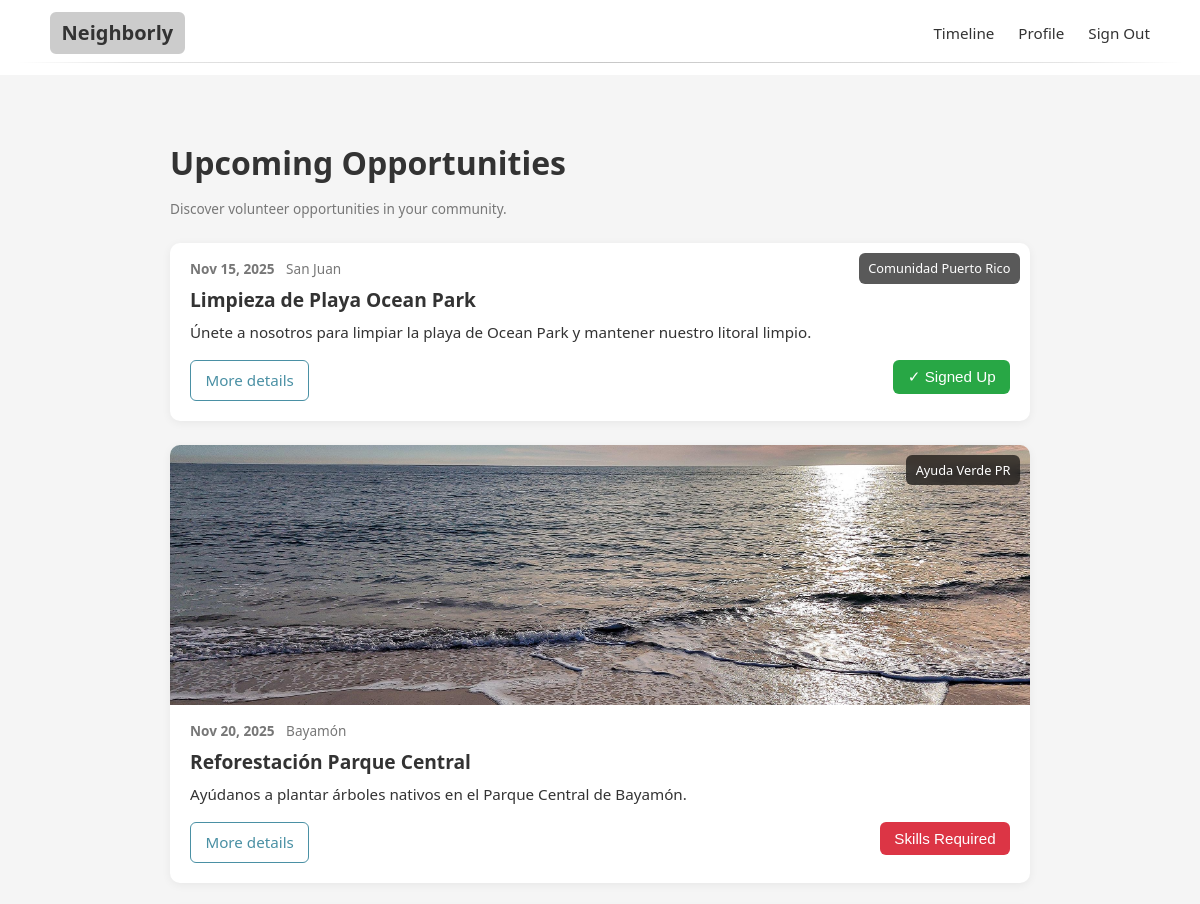
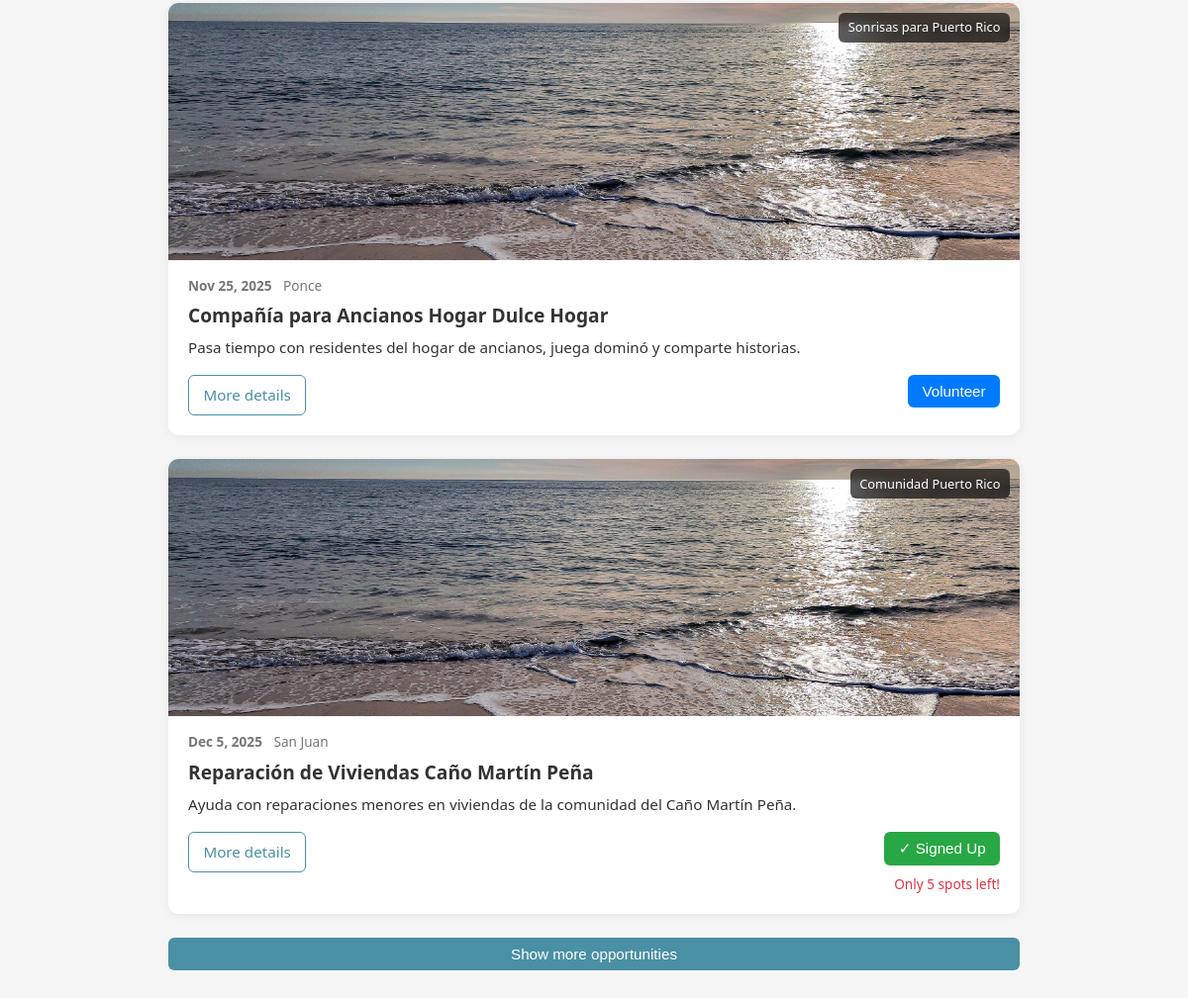
The app's page /pages/timeline.php (signed in), older data (2 pictures, top to bottom).
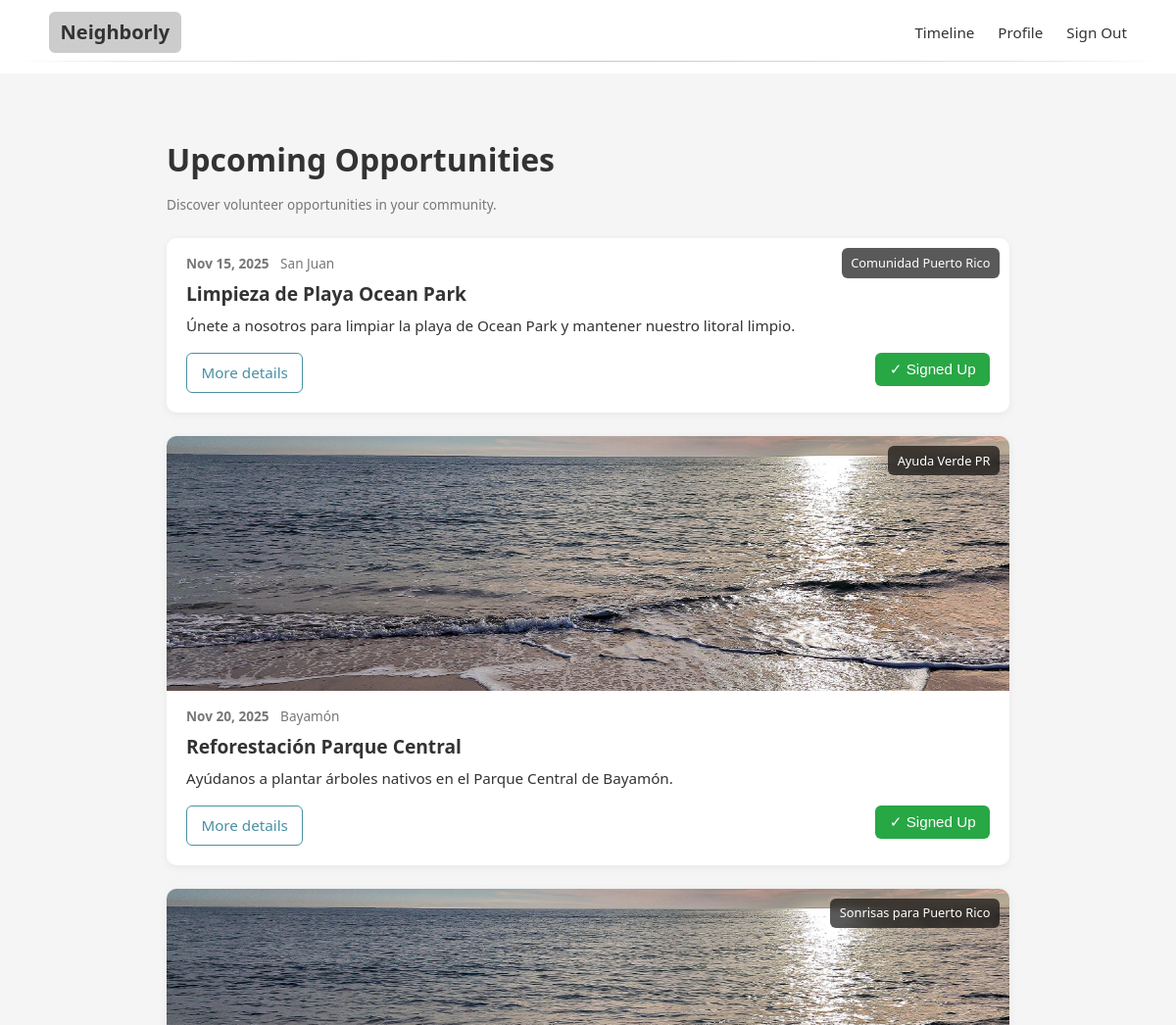
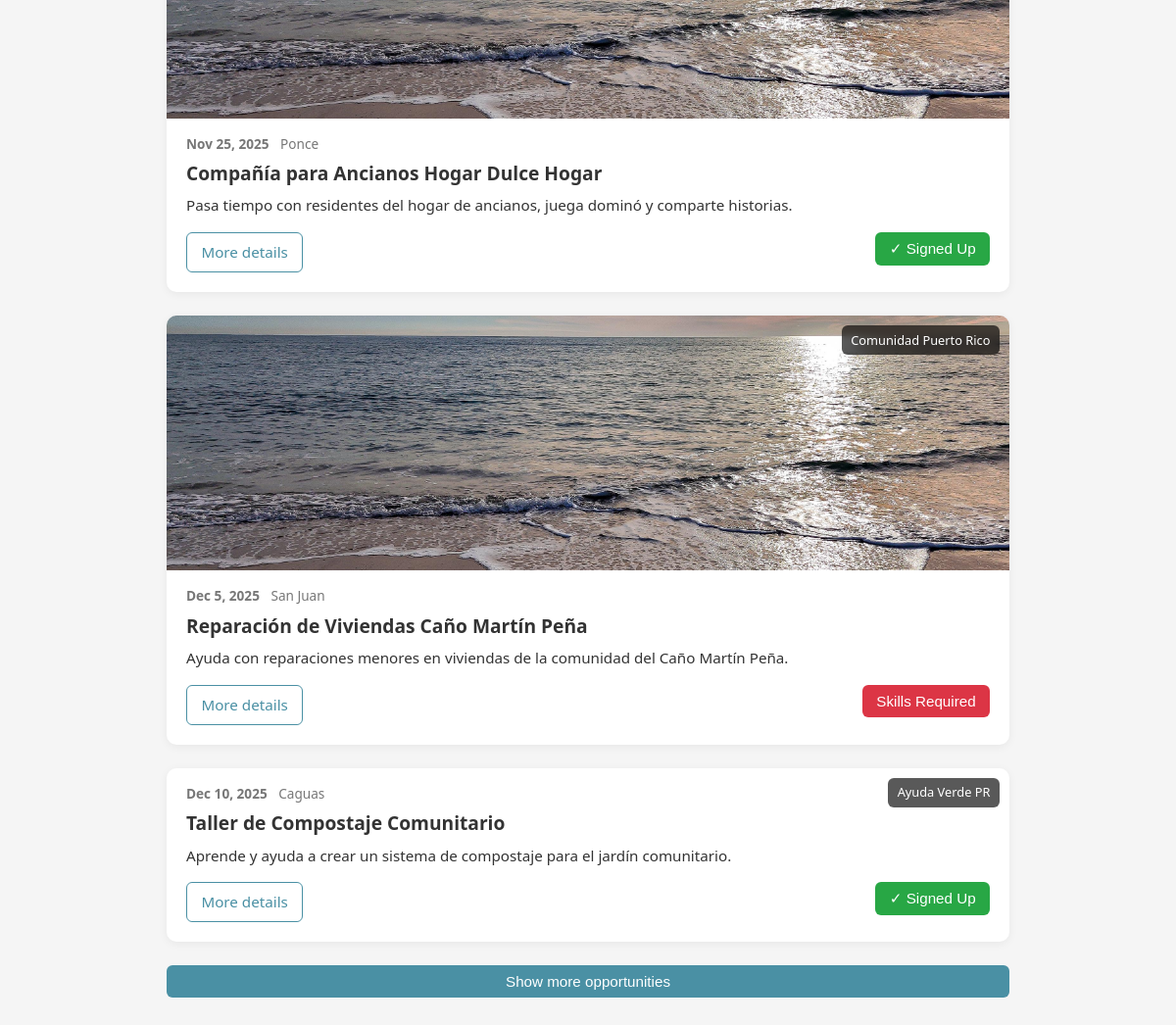
The same page, newer data (2 pictures, top to bottom).
### tables this page shows
CREATE TABLE `events` (
  `event_id` int NOT NULL AUTO_INCREMENT,
  `organizer_id` int NOT NULL,
  `title` varchar(255) NOT NULL,
  `description` text NOT NULL,
  `image_url` varchar(1000) DEFAULT NULL,
  `location` varchar(255) NOT NULL,
  `start_date` datetime NOT NULL,
  `end_date` datetime NOT NULL,
  `slots_available` int NOT NULL,
  `is_approved` tinyint(1) DEFAULT '0',
  `status` enum('active','cancelled','completed') DEFAULT 'active',
  `created_at` timestamp NULL DEFAULT CURRENT_TIMESTAMP,
  `updated_at` timestamp NULL DEFAULT CURRENT_TIMESTAMP ON UPDATE CURRENT_TIMESTAMP,
  PRIMARY KEY (`event_id`),
  KEY `idx_events_dates` (`start_date`,`end_date`),
  KEY `idx_events_location` (`location`),
  KEY `idx_events_organizer` (`organizer_id`),
  KEY `idx_events_approved` (`is_approved`),
  CONSTRAINT `events_ibfk_1` FOREIGN KEY (`organizer_id`) REFERENCES `organizers` (`user_id`) ON DELETE CASCADE
);

### pages/timeline.php (the view, shortened to what this page needs)
<?php
$authPage  = false;
$placeholderImage = "../static/img/placeholder.jpeg";
try {
    $pdo = connect_to_database();
    $pdo->setAttribute(PDO::ATTR_ERRMODE, PDO::ERRMODE_EXCEPTION);
    $stmt = $pdo->prepare("
        SELECT
            event_id,
            title,
            location,
            start_date,
            slots_available,
            image_url,
            description,
            organizer_id
        FROM events
        WHERE is_approved = 1
        AND status = 'active'
        ORDER BY start_date ASC
    ");
    $stmt->execute();
    $events = $stmt->fetchAll(PDO::FETCH_ASSOC);
    $opportunities = [];
    foreach ($events as $event) {
        $org_name = null;
        if (!empty($event['organizer_id'])) {
            $org_stmt = $pdo->prepare("SELECT org_name FROM organizers WHERE user_id = :organizer_id");
            $org_stmt->execute(['organizer_id' => $event['organizer_id']]);
            $org_result = $org_stmt->fetch(PDO::FETCH_ASSOC);
            $org_name = $org_result ? $org_result['org_name'] : null;
        }
        $attendee_stmt = $pdo->prepare("
            SELECT COUNT(*) as registered_count
            FROM event_attendees
            WHERE event_id = :event_id AND (status = 'registered' OR status = 'confirmed')
        ");
        $attendee_stmt->execute(['event_id' => $event['event_id']]);
        $registered_count = $attendee_stmt->fetch()['registered_count'];
        $spots_remaining = $event['slots_available'] - $registered_count;
        $is_signed_up = false;
        $has_required_skills = true;
        if (isset($_SESSION['user_id'])) {
            $signup_check = $pdo->prepare("
                SELECT 1 FROM event_attendees
                WHERE event_id = :event_id AND volunteer_id = :volunteer_id AND (status = 'registered' OR status = 'confirmed')
            ");
            $signup_check->execute([
                'event_id' => $event['event_id'],
                'volunteer_id' => $_SESSION['user_id']
            ]);
            $is_signed_up = (bool)$signup_check->fetch();
            if ($_SESSION['role'] === 'volunteer') {
                $event_skills_stmt = $pdo->prepare("
                    SELECT skill_id FROM event_skills WHERE event_id = :event_id
                ");
                $event_skills_stmt->execute(['event_id' => $event['event_id']]);
                $required_skill_ids = $event_skills_stmt->fetchAll(PDO::FETCH_COLUMN);
                if (!empty($required_skill_ids)) {
                    $volunteer_skills_stmt = $pdo->prepare("
                        SELECT skill_id FROM user_skills WHERE user_id = :user_id
                    ");
                    $volunteer_skills_stmt->execute(['user_id' => $_SESSION['user_id']]);
                    $volunteer_skill_ids = $volunteer_skills_stmt->fetchAll(PDO::FETCH_COLUMN);
                    $has_required_skills = false;
                    foreach ($required_skill_ids as $required_skill) {
                        if (in_array($required_skill, $volunteer_skill_ids)) {
                            $has_required_skills = true;
                            break;
                        }
                    }
                }
            }
        }
        $opportunities[] = [
            "id"              => $event['event_id'],
            "title"           => $event['title'],
            "city"            => $event['location'],
            "date_display"    => date('M j, Y', strtotime($event['start_date'])),
            "time_display"    => null,
            "spots_remaining" => $spots_remaining,
            "image_url"       => !empty($event['image_url']) ? $event['image_url'] : $placeholderImage,
            "organization"    => $org_name,
            "description"     => $event['description'],
            "is_signed_up"    => $is_signed_up,
            "has_required_skills" => $has_required_skills,
        ];
    }
} catch (PDOException $e) {
    $opportunities = [];
}
?>
<h1>Upcoming Opportunities</h1>
<p class="helper">
    Discover volunteer opportunities in your community.
</p>
<div id="timeline" class="timeline">
    <?php if (empty($opportunities)): ?>
        <p class="helper" style="text-align: center; padding: 2rem;">
            No opportunities available at the moment. Check back soon!
        </p>
    <?php else: ?>
        <?php foreach ($opportunities as $opp): ?>
            <article class="timeline-card"
                     data-id="<?= (int)$opp["id"] ?>"
                     data-spots="<?= (int)$opp["spots_remaining"] ?>">
                <div class="timeline-card-image">
                        <img src="<?= htmlspecialchars($opp["image_url"]) ?>" alt="">
                        <?php if (!empty($opp["organization"])): ?>
                            <a class="timeline-org-badge"
                            href="#">
                                <?= htmlspecialchars($opp["organization"]) ?>
                            </a>
                        <?php endif; ?>
                </div>
                <div class="timeline-card-body">
                    <div class="timeline-card-meta">
                        <span class="timeline-date"><?= htmlspecialchars($opp["date_display"]) ?></span>
                        <?php if (!empty($opp["city"])): ?>
                            <span class="timeline-city"><?= htmlspecialchars($opp["city"]) ?></span>
                        <?php endif; ?>
                    </div>
                    <h2 class="timeline-card-title">
                        <?= htmlspecialchars($opp["title"]) ?>
                    </h2>
                    <?php if (!empty($opp["description"])): ?>
                        <p class="timeline-card-description">
                            <?= htmlspecialchars($opp["description"]) ?>
                        </p>
                    <?php endif; ?>
                    <div class="timeline-card-actions">
                        <div class="actions-left">
                            <a href="opportunity_details.php?id=<?= (int)$opp["id"] ?>" class="btn btn-outline">More details</a>
                        </div>
                        <div class="actions-right">
                            <?php if ($opp["is_signed_up"]): ?>
                                <button type="button" class="btn signed-up-btn" disabled style="background-color: #28a745; cursor: not-allowed;">
                                    ✓ Signed Up
                                </button>
                            <?php elseif ((int)$opp["spots_remaining"] <= 0): ?>
                                <button type="button" class="btn" disabled style="background-color: #6c757d; cursor: not-allowed;">
                                    Event Full
                                </button>
                            <?php elseif (!$opp["has_required_skills"]): ?>
                                <button type="button" class="btn" disabled style="background-color: #dc3545; cursor: not-allowed;" title="You don't have the required skills">
                                    Skills Required
                                </button>
                            <?php else: ?>
                                <button type="button"
                                        class="btn volunteer-btn-ajax"
                                        data-event-id="<?= (int)$opp["id"] ?>"
                                        data-event-title="<?= htmlspecialchars($opp["title"]) ?>"
                                        style="background-color: #007bff; color: white;">
                                    Volunteer
                                </button>
                            <?php endif; ?>
                            <?php if ((int)$opp["spots_remaining"] <= 5 && (int)$opp["spots_remaining"] > 0): ?>
                                <div class="spots-warning" id="spots-<?= (int)$opp["id"] ?>">
                                    Only <?= (int)$opp["spots_remaining"] ?> spots left!
                                </div>
                            <?php endif; ?>
                        </div>
                    </div>
                </div>
            </article>
        <?php endforeach; ?>
    <?php endif; ?>
</div>
<div class="timeline-show-more-wrap">
    <button id="timeline-show-more" type="button" class="btn btn-full">
        Show more opportunities
    </button>
</div>
<?php
$content = ob_get_clean();
include "base.php";
?>

### pages/base.php (shortened to what this page needs)
<?php
$content   = $content ?? "";
$authPage  = $authPage ?? false;
$isLoggedIn = isset($_SESSION['user_id']);
$userRole = $_SESSION['role'] ?? null;
?>
<!DOCTYPE html>
<html lang="en">
<head>
    <link rel="stylesheet" href="../static/css/style.css">
</head>
<body>
    <header class="<?php echo $authPage ? 'topbar-auth' : 'topbar'; ?>">
        <div class="topbar-inner">
            <div class="topbar-logo">Neighborly</div>
            <?php if (!$authPage && $isLoggedIn): ?>
                <nav class="topbar-nav">
                    <a href="timeline.php">Timeline</a>
                    <?php if ($userRole === 'volunteer'): ?>
                        <a href="volunteer_profile.php">Profile</a>
                    <?php elseif ($userRole === 'organizer'): ?>
                        <a href="organizer_profile.php">Organization</a>
                    <?php elseif ($userRole === 'admin'): ?>
                        <a href="admin_panel.php">Admin Panel</a>
                    <?php endif; ?>
                    <a href="logout.php">Sign Out</a>
                </nav>
            <?php endif; ?>
        </div>
    </header>
    <main class="page">
        <?php echo $content; ?>
    </main>
</body>
</html>

### static/css/style.css (style rules this page uses)
:root { --color-bg: #F5F5F5; --color-surface: #FFFFFF; --color-text: #333333; --color-muted: #777777; --color-link: #4A90A4; --color-link-hover: #205B8C; }
*, *::before, *::after { box-sizing: border-box; }
body { margin: 0; padding: 0; background: var(--color-bg); color: var(--color-text); font-family: system-ui, -apple-system, BlinkMacSystemFont, "Segoe UI", sans-serif; font-size: 16px; line-height: 1.5; }
.page { max-width: 900px; margin: 0 auto; padding: 2rem 1.25rem; }
h1, h2, h3, h4, h5, h6 { font-weight: 600; margin-top: 0; color: var(--color-text); }
h1 { font-size: 2rem; margin-bottom: 0.75rem; }
h2 { font-size: 1.5rem; margin-bottom: 0.6rem; }
p { margin: 0 0 0.75rem; font-size: 0.97rem; }
a { color: var(--color-link); text-decoration: none; }
small, .helper { color: var(--color-muted); font-size: 0.85rem; }
.btn { display: inline-block; border: none; border-radius: 6px; padding: 0.5rem 0.9rem; font-size: 0.95rem; cursor: pointer; background: var(--color-link); color: #fff; }
.btn-full { width: 100%; text-align: center; }
.topbar, .topbar-auth { background: var(--color-surface); padding: 0.75rem 1rem; margin-bottom: 2rem; }
.topbar-inner { max-width: 1100px; margin: 0 auto; display: flex; align-items: center; justify-content: space-between; }
.topbar-logo { font-size: 1.25rem; font-weight: 700; color: var(--color-text); background: #ccc; border: 2px solid #ccc; padding: 0.25rem 0.6rem; border-radius: 6px; }
.topbar-nav { display: flex; align-items: center; gap: 1.5rem; }
.topbar-nav a { text-decoration: none; color: var(--color-text); font-weight: 500; font-size: 0.95rem; transition: color 0.2s; }
.topbar::after, .topbar-auth::after { content: ""; display: block; height: 1px; background: #d0d0d0; width: 100%; margin-top: 0.5rem; background: linear-gradient( to right, rgba(0, 0, 0, 0) 0%, rgba(0, 0, 0, 0.1) 10%, rgba(0, 0, 0, 0.22) 50%, rgba(0, 0, 0, 0.1) 90%, rgba(0, 0, 0, 0) 100% ); }
.timeline { margin-top: 1.5rem; display: flex; flex-direction: column; gap: 1.5rem; }
.timeline-card { background: var(--color-surface); border-radius: 10px; overflow: hidden; box-shadow: 0 2px 10px rgba(0, 0, 0, 0.06); }
.timeline-card-image img { width: 100%; display: block; max-height: 260px; object-fit: cover; }
.timeline-card-body { padding: 1rem 1.25rem 1.25rem; }
.timeline-card-meta { font-size: 0.85rem; color: var(--color-muted); margin-bottom: 0.4rem; }
.timeline-date { font-weight: 600; }
.timeline-time, .timeline-city { margin-left: 0.5rem; }
.timeline-card-title { font-size: 1.2rem; margin: 0 0 0.4rem; }
.timeline-card-description { margin: 0; font-size: 0.95rem; }
.timeline-card-actions { display: flex; justify-content: space-between; align-items: flex-start; margin-top: 1rem; }
.actions-left { display: flex; align-items: center; }
.actions-right { display: flex; flex-direction: column; align-items: flex-end; gap: 0.3rem; }
.btn-outline { background: transparent; color: var(--color-link); border: 1px solid var(--color-link); }
.timeline-show-more-wrap { text-align: center; margin-top: 1.5rem; }
.timeline-card-image { position: relative; }
.timeline-org-badge { position: absolute; top: 10px; right: 10px; background: rgba(0,0,0,0.65); color: #fff; padding: 0.35rem 0.6rem; border-radius: 6px; font-size: 0.8rem; font-weight: 500; text-decoration: none; backdrop-filter: blur(3px); transition: background 0.2s; }
.spots-warning { font-size: 0.85rem; color: #dc3545; font-weight: 500; margin-top: 0.25rem; }

Row changes from the older to the newer data that the page shows:
computed for events "Reforestación Parque Central": text "Skills Required" → "✓ Signed Up"
computed for events "Compañía para Ancianos Hogar Dulce Hogar": text "Volunteer" → "✓ Signed Up"
shown differently, row unchanged: events "Reparación de Viviendas Caño Martín Peña": spots_remaining "5" → (not shown); text "✓ Signed Up Only spots left!" → "Skills Required"
now on this page (row edited): events: organization "Ayuda Verde PR", date_display "Dec 10, 2025", location "Caguas", title "Taller de Compostaje Comunitario", description "Aprende y ayuda a crear un sistema de compostaje para el jardín comunitario.", shows "✓ Signed Up"
